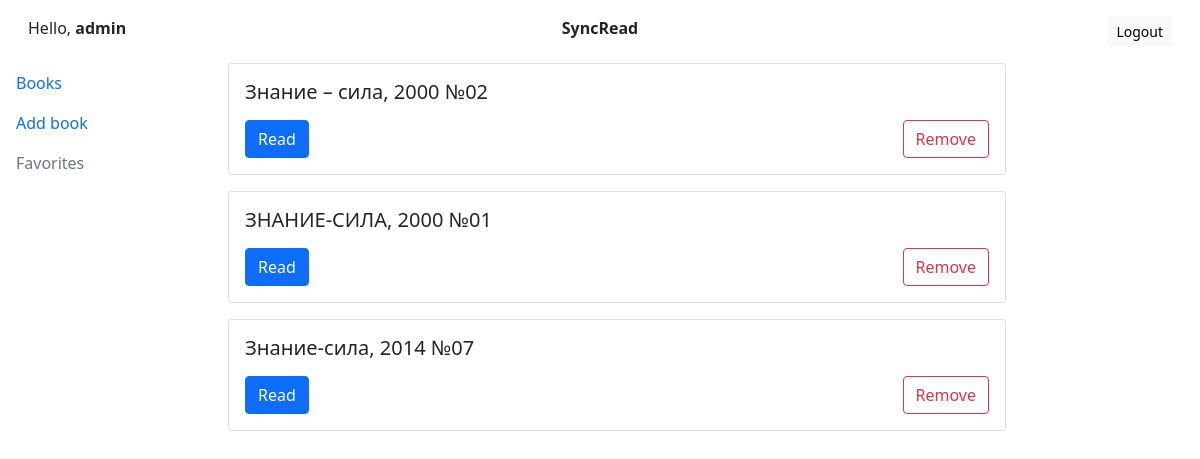
The app's page /account/ (signed in) with its own data.
### account/models.py (models this page shows)
class Book(models.Model):
    user_id = models.IntegerField()
    title = models.CharField(max_length=255)
    authors = models.CharField(max_length=255)
    path = models.TextField()

### account/views.py (the view)
# urls.py: path('', books, name='books'),
def books(request):
    if request.user.is_authenticated:
        username = request.user.username
    else:
        return redirect('log_in')
    books = Book.objects.filter(user_id=request.user.pk)
    context = {
        'username': username,
        'books': books
    }
    return render(request, 'account/books.html', context)

### account/templates/account/books.html (shortened to what this page needs)
{% extends 'account/layout.html' %}
{% block content %}
<div class="row">
  <div class="col-10">
    <div class="container">
      {% if books %}
          {% for book in books %}
            <div class="card mb-3">
                <div class="card-body">
                  <h5 class="card-title">{{ book.title }}</h5>
                  <div class="d-flex justify-content-between">
                    <form method="post" action="{% url 'reader' %}">
                      <input type="submit" class="btn btn-primary" value="Read">
                    </form>
                    <form method="post" action="{% url 'remove' %}">
                      <input type="submit" class="btn btn-outline-danger" value="Remove">
                    </form>
                  </div>
                </div>
            </div>
          {% endfor %}
        {% else%}
            <div class="text-secondary">
              Nothing here...
            </div>
        {% endif %}
    </div>
  </div>
  <div class="col"></div>
</div>
{% endblock %}

### account/templates/account/layout.html (shortened to what this page needs)
<!DOCTYPE html>
<html lang="en">
<head>
    <link rel="stylesheet" href="https://cdn.jsdelivr.net/npm/bootstrap@5.0.0/dist/css/bootstrap.min.css">
</head>
<body>
    <div class="row m-3">
        <div class="col">
            Hello, <span class="fw-bold">{{ username }}</span>
        </div>
        <div class="col text-center">
            <strong>
                SyncRead
            </strong>
        </div>
        <div class="col text-end">
            <a href="{% url 'log_out' %}" class="btn btn-light btn-sm">Logout</a>
        </div>
    </div>
    <div class="row" id='menu'>
        <div class="col-2">
            <nav class="nav flex-column">
                <a class="nav-link active " aria-current="page" href="{% url 'books' %}">Books</a>
                <a class="nav-link" href="{% url 'add' %}">Add book</a>
                <a class="nav-link disabled" href="#">Favorites</a>
              </nav>
        </div>
        <div class="col">
            {% block content %}
            {% endblock %}
        </div>
    </div>
</body>
</html>

### records on screen
Book: title "Знание – сила, 2000 №02"
Book: title "ЗНАНИЕ-СИЛА, 2000 №01"
Book: title "Знание-сила, 2014 №07"

### other values on screen
{{ username }} "admin"
